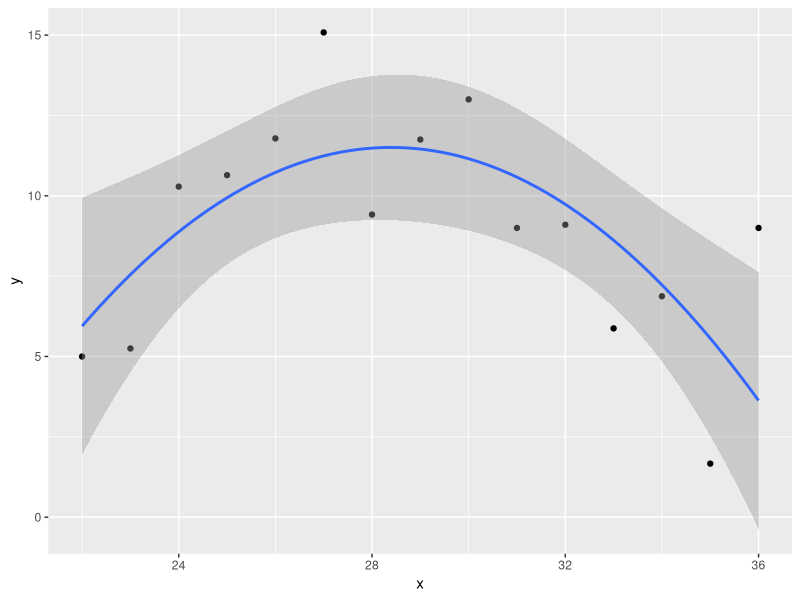
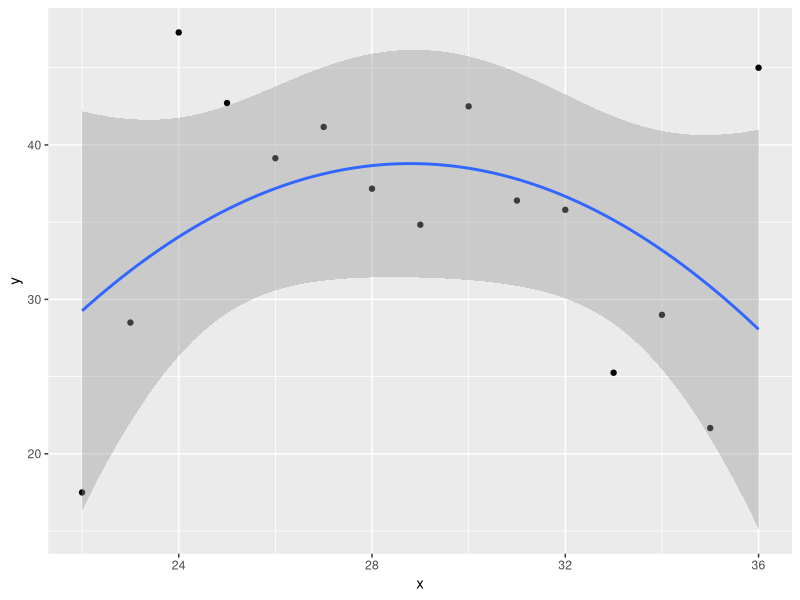

Reproduce these figures in R, in order.
# R Script to calculate prediction intervals for a polynomial fit of sack and tackle data for
# players found to have similar seasons to Trey Hendricksons's 2023 and 2024 seasons

# All data was found/calculated in python files that can be found in "player_comparison.ipynb"
# R was an easier place to calculate this prediction interval for me

library(ggplot2)
library(tidyverse)
library(readr) 
library(tibble)

# All players in this dataset started with age no lower than 22
FIRST_AGE = 22
MAX_AGE=36
TREY_HENDRICKSON_AGE = 30

# Sacks
x <- FIRST_AGE:MAX_AGE
y <- c(5.0, 5.25, 10.285714285714286, 10.642857142857142, 11.785714285714286, 15.083333333333334, 9.416666666666666, 11.75, 13.0, 9.0, 9.1, 5.875, 6.875, 1.6666666666666667, 9.0)

sacks_model = lm(y ~ poly(x, 2))

# I wanted to predict Trey's PI for future sacks
sack_predictions <- predict(sacks_model, interval="prediction")
trey_future_sacks <- tail(sack_predictions, MAX_AGE-TREY_HENDRICKSON_AGE)

# Results for those who don't want to run R Scripts
# fit        lwr      upr
# 10.580452  4.3403662 16.82054
# 9.734926  3.5269620 15.94289
# 8.617284  2.3980582 14.83651
# 7.227525  0.8983661 13.55668
# 5.565649 -1.0356331 12.16693
# 3.631656 -3.4630163 10.72633 

ggplot(tibble(x, y), aes(x=x, y=y)) +
       geom_point() +
       stat_smooth(method='lm', formula='y ~ poly(x, 2)')

# TACKLES
y <- c(17.5, 28.5, 47.285714285714285, 42.714285714285715, 39.142857142857146, 41.166666666666664, 37.166666666666664, 34.833333333333336, 42.5, 36.4, 35.8, 25.25, 29.0, 21.666666666666668, 45.0)

tackles_model = lm(y ~ poly(x, 2))

# I wanted to predict Trey's PI for future tackles
tackles_predictions <- predict(tackles_model, interval="prediction")
trey_future_tackles <- tail(tackles_predictions, MAX_AGE-TREY_HENDRICKSON_AGE)

# Results for those who don't want to run R Scripts
# fit       lwr      upr
# 37.78762 17.610088 57.96516
# 36.66865 16.594981 56.74232
# 35.13640 15.026311 55.24648
# 33.19086 12.725300 53.65641
# 30.83203  9.486558 52.17751
# 28.05993  5.119057 51.00080

ggplot(tibble(x, y), aes(x=x, y=y)) +
  geom_point() +
  stat_smooth(method='lm', formula='y ~ poly(x, 2)')